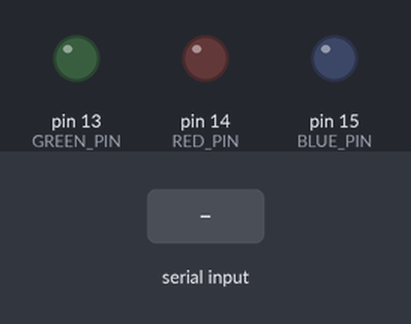
This sketch was run on a simulated Arduino Uno, built with avr-gcc and run on an emulated ATmega328P. On the bench: output pins drawn as LEDs (lit = HIGH). Inputs (shaded band) come from the test bench.

Above: at 1.2 s.
1.3 s: "200\n" received over Serial
At 3.5 s:
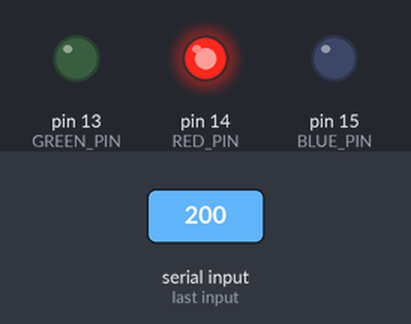
3.8 s: "90,45,200\n" received over Serial
At 5.7 s:
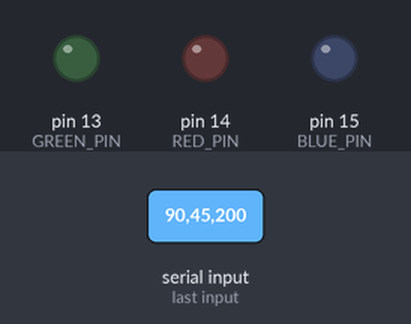
Timing chart, 0 to 7.2 s (numbered marks = the images above; inputs shaded):
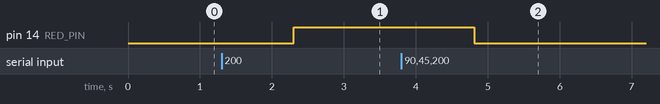

Measured:
- after the input at 1.3 s, pin 14 (RED_PIN): LOW → HIGH after 1.0 s
- after the input at 3.8 s, pin 14 (RED_PIN): HIGH → LOW after 1.0 s

The sketch:

12vLED.ino
```cpp
#define RED_PIN 14
#define GREEN_PIN 13
#define BLUE_PIN 15

String message;

String strRed;
String strGreen;
String strBlue;

int intRed;
int intGreen;
int intBlue;

void setup() {
  // set baud rate
  Serial.begin(9600);

  // 12V SETUP
  pinMode(RED_PIN, OUTPUT);
  pinMode(GREEN_PIN, OUTPUT);
  pinMode(BLUE_PIN, OUTPUT);
}

void setLEDS (int ipR, int ipG, int ipB) {
  analogWrite(RED_PIN, ipR);
  analogWrite(GREEN_PIN, ipG);
  analogWrite(BLUE_PIN, ipB);
}

String getSplitValue(String data, char separator, int index) {
  int found = 0;
  int strIndex[] = { 0, -1 };
  int maxIndex = data.length() - 1;

  for (int i = 0; i <= maxIndex && found <= index; i++) {
      if (data.charAt(i) == separator || i == maxIndex) {
          found++;
          strIndex[0] = strIndex[1] + 1;
          strIndex[1] = (i == maxIndex) ? i+1 : i;
      }
  }
  return found > index ? data.substring(strIndex[0], strIndex[1]) : "";
}

void loop() {
  // check if serial port has data
  while (Serial.available() > 0) {

    message = Serial.readString();

    strRed = getSplitValue(message, ':', 0);
    strGreen = getSplitValue(message, ':', 1);
    strBlue = getSplitValue(message, ':', 2);

    intRed = strRed.toInt();
    intGreen = strGreen.toInt();
    intBlue = strBlue.toInt();

    setLEDS(intRed, intGreen, intBlue);
    delay(100);
  }
}
```
